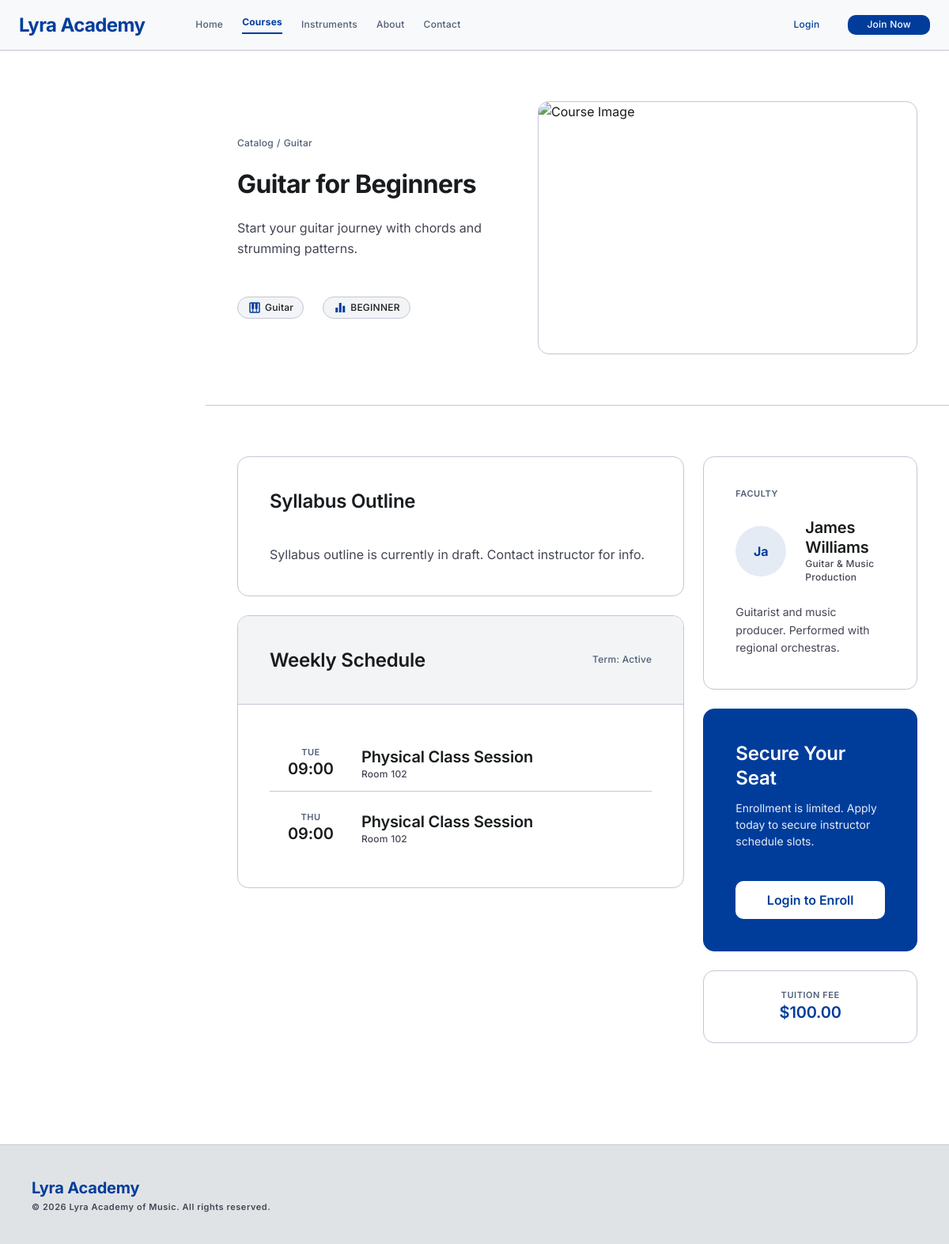
Screenshot of /45_Public_Course_Detail/index.php?course_id=3 with the database file from the repository.
### tables this page shows
CREATE TABLE IF NOT EXISTS courses (
    id INT AUTO_INCREMENT PRIMARY KEY,
    title VARCHAR(150) NOT NULL,
    description TEXT,
    instrument_id INT,
    difficulty ENUM('beginner', 'intermediate', 'advanced') DEFAULT 'beginner',
    price DECIMAL(10, 2) DEFAULT 0.00,
    status ENUM('draft', 'published') DEFAULT 'draft',
    created_at TIMESTAMP DEFAULT CURRENT_TIMESTAMP,
    updated_at TIMESTAMP DEFAULT CURRENT_TIMESTAMP ON UPDATE CURRENT_TIMESTAMP,
    FOREIGN KEY (instrument_id) REFERENCES instruments(id) ON DELETE SET NULL
);

CREATE TABLE IF NOT EXISTS instruments (
    id INT AUTO_INCREMENT PRIMARY KEY,
    name VARCHAR(100) UNIQUE NOT NULL,
    description TEXT,
    created_at TIMESTAMP DEFAULT CURRENT_TIMESTAMP
);

CREATE TABLE IF NOT EXISTS schedules (
    id INT AUTO_INCREMENT PRIMARY KEY,
    course_id INT NOT NULL,
    instructor_id INT NOT NULL,
    day_of_week ENUM('Monday', 'Tuesday', 'Wednesday', 'Thursday', 'Friday', 'Saturday', 'Sunday') NOT NULL,
    start_time TIME NOT NULL,
    end_time TIME NOT NULL,
    location_type ENUM('physical', 'online') DEFAULT 'physical',
    location_detail VARCHAR(255) NOT NULL,
    FOREIGN KEY (course_id) REFERENCES courses(id) ON DELETE CASCADE,
    FOREIGN KEY (instructor_id) REFERENCES instructors(user_id) ON DELETE CASCADE
);

CREATE TABLE IF NOT EXISTS instructors (
    user_id INT PRIMARY KEY,
    bio TEXT,
    specialization VARCHAR(150),
    hourly_rate DECIMAL(8, 2) DEFAULT 0.00,
    hire_date DATE,
    FOREIGN KEY (user_id) REFERENCES users(id) ON DELETE CASCADE
);

CREATE TABLE IF NOT EXISTS users (
    id INT AUTO_INCREMENT PRIMARY KEY,
    name VARCHAR(100) NOT NULL,
    email VARCHAR(100) UNIQUE NOT NULL,
    password_hash VARCHAR(255) NOT NULL,
    role ENUM('admin', 'instructor', 'student') NOT NULL,
    status ENUM('active', 'inactive') DEFAULT 'active',
    created_at TIMESTAMP DEFAULT CURRENT_TIMESTAMP,
    updated_at TIMESTAMP DEFAULT CURRENT_TIMESTAMP ON UPDATE CURRENT_TIMESTAMP
);

### 45_Public_Course_Detail/index.php (the view, shortened to what this page needs)
<?php
$pdo = require_once __DIR__ . '/../config/db.php';
require_once __DIR__ . '/../config/design-system.php';
$courseId = intval($_GET['course_id'] ?? 0);
$isLoggedIn = isset($_SESSION['user_id']);
try {
    $courseStmt = $pdo->prepare("
        SELECT c.id as course_id, c.title, c.description, c.difficulty, c.price, c.status, i.name as instrument_name
        FROM courses c
        LEFT JOIN instruments i ON c.instrument_id = i.id
        WHERE c.id = :course_id
    ");
    $courseStmt->execute(['course_id' => $courseId]);
    $course = $courseStmt->fetch();
    $classesStmt = $pdo->prepare("
        SELECT title, description
        FROM course_classes
        WHERE course_id = :course_id
        ORDER BY order_index ASC
    ");
    $classesStmt->execute(['course_id' => $courseId]);
    $syllabus = $classesStmt->fetchAll();
    $schedStmt = $pdo->prepare("
        SELECT day_of_week, start_time, end_time, location_type, location_detail
        FROM schedules
        WHERE course_id = :course_id
    ");
    $schedStmt->execute(['course_id' => $courseId]);
    $schedules = $schedStmt->fetchAll();
    $instStmt = $pdo->prepare("
        SELECT u.name, u.email, inst.bio, inst.specialization
        FROM users u
        JOIN instructors inst ON u.id = inst.user_id
        JOIN instructor_assignments ia ON u.id = ia.instructor_id
        WHERE ia.course_id = :course_id
        LIMIT 1
    ");
    $instStmt->execute(['course_id' => $courseId]);
    $instructor = $instStmt->fetch();
} catch (Exception $e) {
    error_log('DB error: ' . $e->getMessage()); die('A database error occurred. Please try again later.');
}
?>
<!DOCTYPE html>
<html lang="en">
<head>
</head>
<body class="text-on-surface">
<main id="lms-main-content" class="lms-main lms-page--full">
    <section class="bg-white border-b border-outline-variant">
        <div class="max-w-container-max mx-auto px-lg py-xl">
            <div class="flex flex-col md:flex-row gap-xl items-center">
                <div class="flex-1 space-y-md">
                    <nav class="flex gap-xs text-secondary font-label-md text-label-md">
                        <a href="/42_Public_Course_Catalog/index.php" class="hover:underline">Catalog</a>
                        <span>/</span>
                        <span><?= htmlspecialchars($course['instrument_name'] ?? 'General') ?></span>
                    </nav>
                    <h1 class="font-h1 text-h1 text-on-surface"><?= htmlspecialchars($course['title']) ?></h1>
                    <p class="font-body-lg text-body-lg text-on-surface-variant max-w-2xl">
                        <?= htmlspecialchars($course['description'] ?: 'No description provided.') ?>
                    </p>
                    <div class="flex flex-wrap gap-md pt-md">
                        <div class="flex items-center gap-xs px-sm py-xs bg-surface-container-low rounded-full border border-outline-variant">
                            <span aria-hidden="true" class="material-symbols-outlined text-[18px] text-primary">piano</span>
                            <span class="font-label-md text-label-md"><?= htmlspecialchars($course['instrument_name'] ?? 'General') ?></span>
                        </div>
                        <div class="flex items-center gap-xs px-sm py-xs bg-surface-container-low rounded-full border border-outline-variant">
                            <span aria-hidden="true" class="material-symbols-outlined text-[18px] text-primary">equalizer</span>
                            <span class="font-label-md text-label-md uppercase"><?= htmlspecialchars($course['difficulty']) ?></span>
                        </div>
                    </div>
                </div>
                <div class="w-full md:w-[480px] h-[320px] rounded-xl overflow-hidden card-shadow border border-outline-variant relative">
                    <img alt="Course Image" class="w-full h-full object-cover" width="960" height="320" src="https://lh3.googleusercontent.com/aida-public/AB6AXuB8ju4AYHCmCUtUZeIs5kV4_7kp8c7viUm4aXHX3wJE55XXPUxgeRk1jDPSoLgkWMllfOutxGE2a-sdznCKndn_eDJZXNTS5HboieJA9RWdK00ZjTHzyGZWJX7X3WEBdQpGrtm67-BStpxlvlnP7FPfoAeEPAJOTu56mJWwAz7ETrvGWfUZdhCxIXIA61-1mQXOLo5mP9n9CvycBa49GRfitqc0nlaBch9WfqnCq3_SabTlAxlO4okrVI2JpMdvsBXGzjun6H7UPio"/>
                </div>
            </div>
        </div>
    </section>
    <section class="max-w-container-max mx-auto px-lg py-xl">
        <div class="grid grid-cols-12 gap-md">
            <div class="col-span-12 lg:col-span-8 space-y-md">
                <div class="bg-white p-lg rounded-xl border border-outline-variant card-shadow">
                    <h2 class="font-h2 text-h2 mb-lg">Syllabus Outline</h2>
                    <div class="space-y-md">
                        <?php if (empty($syllabus)): ?>
                            <p class="text-on-surface-variant font-body-md">Syllabus outline is currently in draft. Contact instructor for info.</p>
                        <?php endif; ?>
                    </div>
                </div>
                <div class="bg-white rounded-xl border border-outline-variant card-shadow overflow-hidden">
                    <div class="p-lg border-b border-outline-variant flex justify-between items-center bg-surface-container-low">
                        <h2 class="font-h2 text-h2">Weekly Schedule</h2>
                        <span class="text-secondary font-label-md text-label-md">Term: Active</span>
                    </div>
                    <div class="p-lg">
                        <div class="space-y-sm">
                            <?php if (empty($schedules)): ?>
                                <p class="text-on-surface-variant font-body-md">Schedule detail is currently TBD. Check back soon!</p>
                            <?php else: ?>
                                <?php foreach ($schedules as $sched): ?>
                                    <div class="flex items-center justify-between p-sm border-b border-outline-variant last:border-0">
                                        <div class="flex gap-md items-center">
                                            <div class="w-20 text-center">
                                                <p class="font-label-sm text-label-sm text-secondary uppercase"><?= substr($sched['day_of_week'], 0, 3) ?></p>
                                                <p class="font-h3 text-h3"><?= date('H:i', strtotime($sched['start_time'])) ?></p>
                                            </div>
                                            <div>
                                                <p class="font-h3 text-h3"><?= $sched['location_type'] === 'online' ? 'Online Video Class' : 'Physical Class Session' ?></p>
                                                <p class="font-label-md text-label-md text-on-surface-variant"><?= htmlspecialchars($sched['location_detail']) ?></p>
                                            </div>
                                        </div>
                                    </div>
                                <?php endforeach; ?>
                            <?php endif; ?>
                        </div>
                    </div>
                </div>
            </div>
            <div class="col-span-12 lg:col-span-4 space-y-md">
                <?php if ($instructor): ?>
                    <div class="bg-white p-lg rounded-xl border border-outline-variant card-shadow">
                        <h3 class="font-label-sm text-label-sm text-secondary uppercase mb-md tracking-wider">Faculty</h3>
                        <div class="flex gap-md items-center mb-md">
                            <div class="w-16 h-16 rounded-full bg-primary/10 flex items-center justify-center font-bold text-primary flex-shrink-0">
                                <?= htmlspecialchars(substr($instructor['name'], 0, 2)) ?>
                            </div>
                            <div>
                                <p class="font-h3 text-h3 leading-tight"><?= htmlspecialchars($instructor['name']) ?></p>
                                <p class="font-label-md text-label-md text-on-surface-variant"><?= htmlspecialchars($instructor['specialization'] ?: 'Music Faculty') ?></p>
                            </div>
                        </div>
                        <p class="font-body-md text-body-md text-on-surface-variant leading-relaxed">
                            <?= htmlspecialchars($instructor['bio'] ?: 'No bio details provided yet.') ?>
                        </p>
                    </div>
                <?php endif; ?>
                <div class="bg-primary text-on-primary p-lg rounded-xl border border-primary card-shadow">
                    <h3 class="font-h2 text-h2 mb-sm">Secure Your Seat</h3>
                    <p class="font-body-md text-body-md mb-lg opacity-90">Enrollment is limited. Apply today to secure instructor schedule slots.</p>
                    <?php if (!$isLoggedIn): ?>
                        <a href="/auth/login.php" class="w-full bg-white text-primary text-center font-h3 py-sm rounded-lg hover:bg-surface-container-low active:scale-95 transition-all block font-semibold">Login to Enroll</a>
                    <?php else: ?>
                        <span class="text-xs text-on-primary/80 italic block text-center">Student enrollment only</span>
                    <?php endif; ?>
                </div>
                <div class="grid grid-cols-1 gap-md">
                    <div class="bg-white p-md rounded-xl border border-outline-variant card-shadow text-center">
                        <p class="font-label-sm text-label-sm text-secondary uppercase">Tuition Fee</p>
                        <p class="font-h3 text-h3 text-primary">$<?= number_format($course['price'], 2) ?></p>
                    </div>
                </div>
            </div>
        </div>
    </section>
</main>
<footer class="w-full py-lg mt-xl bg-surface-container-highest border-t border-outline-variant">
    <div class="flex flex-col md:flex-row justify-between items-center px-lg max-w-container-max mx-auto gap-md">
        <div>
            <span class="font-h3 text-h3 text-primary font-bold">Lyra Academy</span>
            <p class="font-label-sm text-label-sm text-on-surface-variant mt-xs">© 2026 Lyra Academy of Music. All rights reserved.</p>
        </div>
    </div>
</footer>
</body>
</html>

### rows the page displays
courses: instrument.name "Guitar", title "Guitar for Beginners", description "Start your guitar journey with chords and strumming patterns.", difficulty "BEGINNER", price "100.00"
schedules: day_of_week "TUE", start_time "09:00", location_type "Physical Class Session", location_detail "Room 102"
schedules: day_of_week "THU", start_time "09:00", location_type "Physical Class Session", location_detail "Room 102"
instructors: user_id.name "Ja", user_id.name "James Williams", specialization "Guitar & Music Production", bio "Guitarist and music producer. Performed with regional orchestras."

### other values shown
$item['label'] "Home"
$item['label'] "Courses"
$item['label'] "Instruments"
$item['label'] "About"
$item['label'] "Contact"
